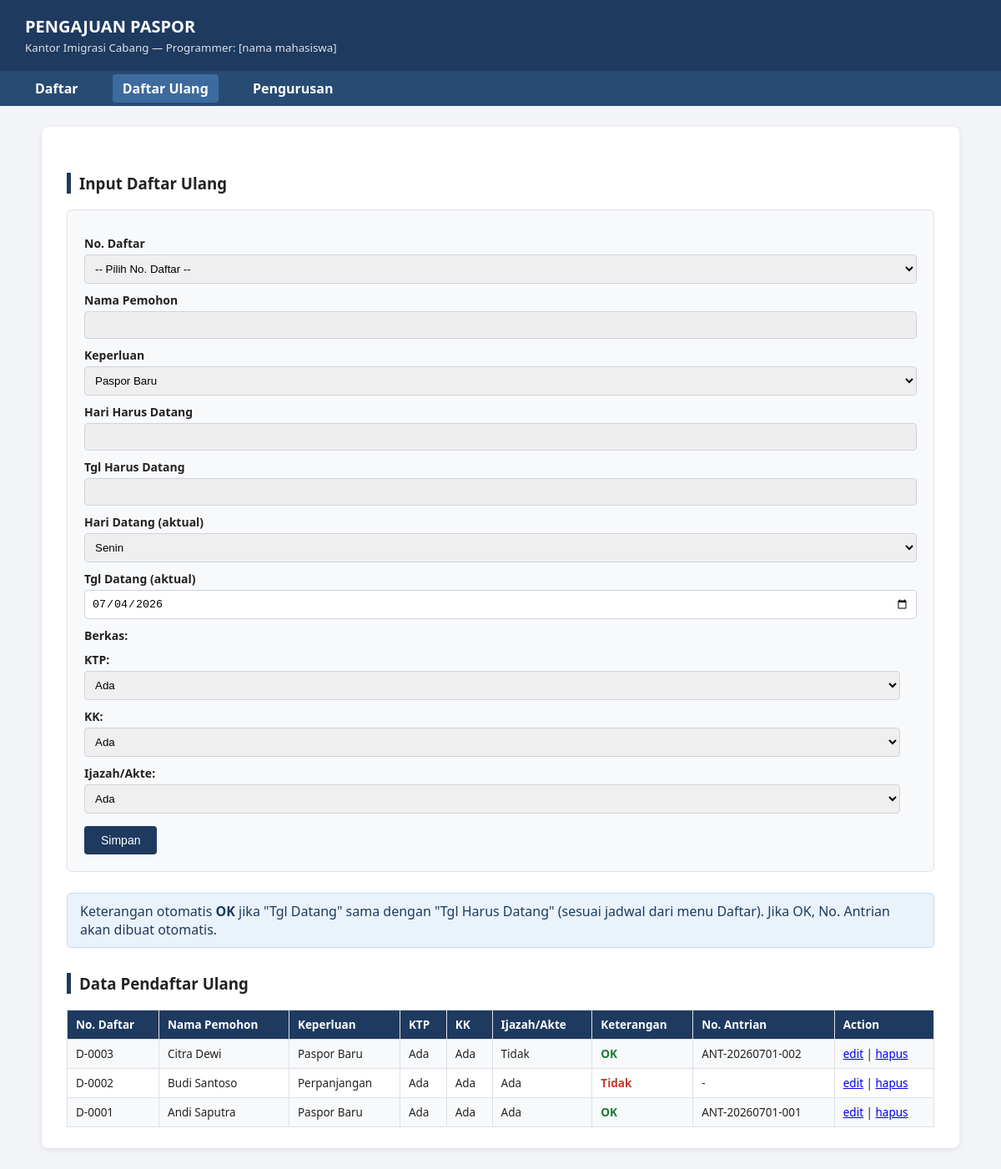
/daftar_ulang.php, run on the app's committed database.
### tables this page shows
CREATE TABLE daftar_ulang (
    no_daftar_ulang   INT AUTO_INCREMENT PRIMARY KEY,
    no_daftar         INT NOT NULL,
    nama_pemohon      VARCHAR(100) NOT NULL,
    keperluan         VARCHAR(50) NOT NULL,
    ktp               ENUM('Ada','Tidak') NOT NULL,
    kk                ENUM('Ada','Tidak') NOT NULL,
    ijazah_akte       ENUM('Ada','Tidak') NOT NULL,
    hari_harus_datang VARCHAR(20) NOT NULL,
    tgl_harus_datang  DATE NOT NULL,
    hari_datang       VARCHAR(20) NOT NULL,
    tgl_datang        DATE NOT NULL,
    keterangan        ENUM('OK','Tidak') NOT NULL,
    no_antrian        VARCHAR(30) DEFAULT NULL,
    FOREIGN KEY (no_daftar) REFERENCES pendaftar(no_daftar) ON DELETE CASCADE
);

### daftar_ulang.php (the view, shortened to what this page needs)
<?php
require_once "functions.php";
$editData = null;
require_once "header.php";
?>
<h3 class="section-title">Input Daftar Ulang</h3>
<form class="form-box" method="POST" action="daftar_ulang.php" id="formDaftarUlang">
    <label>No. Daftar</label>
    <select name="no_daftar" id="no_daftar" required onchange="isiOtomatis()">
        <option value="">-- Pilih No. Daftar --</option>
    </select>
    <label>Nama Pemohon</label>
    <input type="text" id="nama_pemohon" readonly value="<?php echo htmlspecialchars($editData['nama_pemohon'] ?? ''); ?>">
    <label>Keperluan</label>
    <select name="keperluan" required>
        <?php foreach (["Paspor Baru", "Perpanjangan", "Penggantian"] as $opt): ?>
            <option value="<?php echo $opt; ?>" <?php echo (($editData['keperluan'] ?? '') === $opt) ? 'selected' : ''; ?>><?php echo $opt; ?></option>
        <?php endforeach; ?>
    </select>
    <label>Hari Harus Datang</label>
    <input type="text" id="hari_harus_datang" readonly value="<?php echo $editData['hari_harus_datang'] ?? ''; ?>">
    <label>Tgl Harus Datang</label>
    <input type="text" id="tgl_harus_datang" readonly value="<?php echo isset($editData['tgl_harus_datang']) ? date('d-m-Y', strtotime($editData['tgl_harus_datang'])) : ''; ?>">
    <label>Hari Datang (aktual)</label>
    <select name="hari_datang" required>
        <?php foreach (["Senin","Selasa","Rabu","Kamis","Jumat","Sabtu","Minggu"] as $h): ?>
            <option value="<?php echo $h; ?>" <?php echo (($editData['hari_datang'] ?? '') === $h) ? 'selected' : ''; ?>><?php echo $h; ?></option>
        <?php endforeach; ?>
    </select>
    <label>Tgl Datang (aktual)</label>
    <input type="date" name="tgl_datang" required value="<?php echo $editData['tgl_datang'] ?? date('Y-m-d'); ?>">
    <div class="checkbox-row">
        <label>Berkas:</label>
        <label>KTP:
            <select name="ktp">
                <option value="Ada" <?php echo (($editData['ktp'] ?? '') === 'Ada') ? 'selected' : ''; ?>>Ada</option>
            </select>
        </label>
        <label>KK:
            <select name="kk">
                <option value="Ada" <?php echo (($editData['kk'] ?? '') === 'Ada') ? 'selected' : ''; ?>>Ada</option>
            </select>
        </label>
        <label>Ijazah/Akte:
            <select name="ijazah_akte">
                <option value="Ada" <?php echo (($editData['ijazah_akte'] ?? '') === 'Ada') ? 'selected' : ''; ?>>Ada</option>
            </select>
        </label>
    </div>
    <button type="submit" class="btn"><?php echo $editData ? 'Update Data' : 'Simpan'; ?></button>
</form>
<div class="alert alert-info">
    Keterangan otomatis <strong>OK</strong> jika "Tgl Datang" sama dengan "Tgl Harus Datang" (sesuai jadwal dari menu Daftar). Jika OK, No. Antrian akan dibuat otomatis.
</div>
<h3 class="section-title">Data Pendaftar Ulang</h3>
<table>
    <tr>
        <th>No. Daftar</th>
        <th>Nama Pemohon</th>
        <th>Keperluan</th>
        <th>KTP</th>
        <th>KK</th>
        <th>Ijazah/Akte</th>
        <th>Keterangan</th>
        <th>No. Antrian</th>
        <th>Action</th>
    </tr>
    <?php
    $res = mysqli_query($conn, "SELECT * FROM daftar_ulang ORDER BY no_daftar_ulang DESC");
    while ($row = mysqli_fetch_assoc($res)) {
        $ketClass = $row['keterangan'] === 'OK' ? 'badge-ok' : 'badge-no';
        echo "<tr>";
        echo "<td>D-" . str_pad($row['no_daftar'], 4, '0', STR_PAD_LEFT) . "</td>";
        echo "<td>" . htmlspecialchars($row['nama_pemohon']) . "</td>";
        echo "<td>" . $row['keperluan'] . "</td>";
        echo "<td>" . $row['ktp'] . "</td>";
        echo "<td>" . $row['kk'] . "</td>";
        echo "<td>" . $row['ijazah_akte'] . "</td>";
        echo "<td class='$ketClass'>" . $row['keterangan'] . "</td>";
        echo "<td>" . ($row['no_antrian'] ?? '-') . "</td>";
        echo "<td>
                <a href='daftar_ulang.php?edit={$row['no_daftar_ulang']}'>edit</a> |
                <a href='daftar_ulang.php?hapus={$row['no_daftar_ulang']}' onclick=\"return confirm('Hapus data ini?')\">hapus</a>
              </td>";
        echo "</tr>";
    }
    ?>
</table>
<?php require_once "footer.php"; ?>

### style.css (style rules this page uses)
* { box-sizing: border-box; }
body { font-family: "Segoe UI", Arial, sans-serif; background: #f2f4f7; margin: 0; padding: 0; color: #222; }
h3.section-title { border-left: 5px solid #1e3a5f; padding-left: 10px; margin-top: 30px; }
form.form-box { background: #f8f9fb; border: 1px solid #e0e3e8; padding: 20px; border-radius: 6px; margin-bottom: 25px; }
form.form-box label { display: block; margin-top: 10px; font-weight: 600; font-size: 14px; }
form.form-box input[type=text], form.form-box input[type=date], form.form-box input[type=number], form.form-box select { width: 100%; padding: 8px; margin-top: 4px; border: 1px solid #cfd4da; border-radius: 4px; }
form.form-box input[readonly] { background: #eee; }
.checkbox-row { margin-top: 8px; }
.checkbox-row label { display: inline-block; font-weight: 500; margin-right: 20px; }
.btn { display: inline-block; background: #1e3a5f; color: #fff; border: none; padding: 9px 20px; border-radius: 4px; cursor: pointer; margin-top: 15px; font-size: 14px; text-decoration: none; }
table { width: 100%; border-collapse: collapse; margin-top: 10px; font-size: 13.5px; }
table th, table td { border: 1px solid #dde1e6; padding: 8px 10px; text-align: left; }
table th { background: #1e3a5f; color: #fff; }
table tr:nth-child(even) { background: #f7f9fb; }
.badge-ok { color: #1a7a34; font-weight: 700; }
.badge-no { color: #c0392b; font-weight: 700; }
.alert { padding: 10px 15px; border-radius: 5px; margin-bottom: 15px; }
.alert-info { background: #eaf2fb; color: #1e3a5f; border: 1px solid #c4dcf5; }

### data on the page
daftar_ulang: no_daftar "0003", nama_pemohon "Citra Dewi", keperluan "Paspor Baru", ktp "Ada", kk "Ada", ijazah_akte "Tidak", keterangan "OK", no_antrian "ANT-20260701-002"
daftar_ulang: no_daftar "0002", nama_pemohon "Budi Santoso", keperluan "Perpanjangan", ktp "Ada", kk "Ada", ijazah_akte "Ada", keterangan "Tidak", no_antrian "-"
daftar_ulang: no_daftar "0001", nama_pemohon "Andi Saputra", keperluan "Paspor Baru", ktp "Ada", kk "Ada", ijazah_akte "Ada", keterangan "OK", no_antrian "ANT-20260701-001"

### other printed values
form field keperluan "Paspor Baru"
form field hari_datang "Senin"
